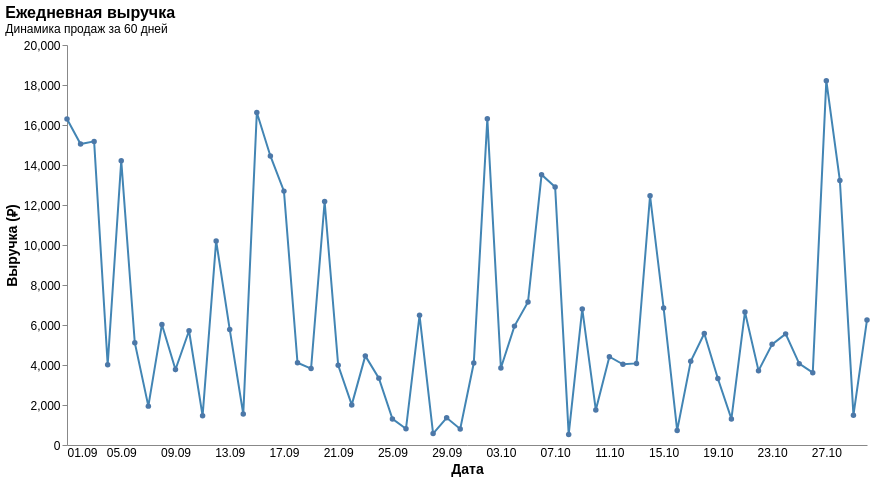

The notebook cell saved with this chart:
### Markdown cell above
Если необходимо настроить внешний вид, стилизовать элементы, добавить интерактивность или подготовить визуализацию для публикации, одной строки недостаточно.

Такие задачи требуют более глубокого взаимодействия с *API Altair*. В следующем примере построим линейный график с множеством настроек:
- формат даты на оси X,
- стиль линии и точек,
- всплывающие подсказки,
- отключение сетки и засечек,
- размеры, заголовки, шрифты.

Пример:

### Code cell
chart = alt.Chart(df)\
    .mark_line(                                   # Указываем тип графика — линия
        point=True,                               # Показывать точки на линии (для наглядности)
        strokeWidth=2,                            # Толщина линии (в пикселях)
        color='#4285b4'                           # Цвет линии (можно задать и в encode)
    )\
    .encode(
        x=alt.X(                                  # Настройка оси X
            "date:T",                             # Поле 'date' как временная метка (T = Temporal)
            title="Дата",                         # Подпись оси X
            axis=alt.Axis(                        # Настройка внешнего вида оси
                format='%d.%m',                   # Формат отображения даты (например: "01.09")
                labelAngle=0,                     # Угол наклона подписей (для компактности)
                ticks=False                       # Убираем засечки на оси X
            )
        ),
        y=alt.Y(                                  # Настройка оси Y
            "revenue:Q",                          # Поле 'revenue' как количественное (Q = Quantitative)
            title="Выручка (₽)",                  # Подпись оси Y
            scale=alt.Scale(                      # Настройка шкалы (например, диапазон)
                zero=False                        # Не привязывать ось Y к 0 (для лучшего масштаба)
            )
        ),
        tooltip=[                                                    # Всплывающая подсказка при наведении
            alt.Tooltip("date:T", title="Дата"),                     # Отображать дату
            alt.Tooltip("revenue:Q", title="Выручка", format=".2f")  # Выручка с 2 знаками после запятой
        ]
    )\
    .properties(                                                     # Свойства всего графика
        title={                                                      # Настройка заголовка
            "text": ["Ежедневная выручка"],                          # Текст заголовка (можно массивом для многострочности)
            "subtitle": "Динамика продаж за 60 дней",                # Подзаголовок
            "anchor": "start"                                        # Выравнивание заголовка по левому краю
        },
        width=800,                                # Ширина графика (в пикселях)
        height=400                                # Высота графика (в пикселях)
    )\
    .configure_axis(                             # Настройка стиля осей
        labelFontSize=12,                        # Размер шрифта подписей осей
        titleFontSize=14,                        # Размер шрифта названий осей
        grid=False                               # Отключить сетку
    )\
    .configure_title(                            # Настройка стиля заголовка
        fontSize=16,                             # Размер шрифта заголовка
        anchor='start'                           # Выравнивание заголовка
    )\
    .configure_view(                              # Настройка внешнего вида области графика
        stroke=None                               # Убираем рамку (границу) вокруг всего графика
    )

# Отображение графика
chart.show()

### Figure 1 — Vega-Lite specification as saved in the notebook (floating-point values rounded to 4 significant figures)
{"config": {"view": {"continuousWidth": 300, "continuousHeight": 300, "stroke": null}, "axis": {"grid": false, "labelFontSize": 12, "titleFontSize": 14}, "title": {"anchor": "start", "fontSize": 16}}, "data": {"name": "data-72f16699f2a63b25b4313d7a7f8b1760"}, "mark": {"type": "line", "color": "#4285b4", "point": true, "strokeWidth": 2}, "encoding": {"tooltip": [{"field": "date", "title": "Дата", "type": "temporal"}, {"field": "revenue", "format": ".2f", "title": "Выручка", "type": "quantitative"}], "x": {"axis": {"format": "%d.%m", "labelAngle": 0, "ticks": false}, "field": "date", "title": "Дата", "type": "temporal"}, "y": {"field": "revenue", "scale": {"zero": false}, "title": "Выручка (₽)", "type": "quantitative"}}, "height": 400, "title": {"text": ["Ежедневная выручка"], "subtitle": "Динамика продаж за 60 дней", "anchor": "start"}, "width": 800, "$schema": "https://vega.github.io/schema/vega-lite/v5.20.1.json", "datasets": {"data-72f16699f2a63b25b4313d7a7f8b1760": [{"date": "2025-09-01T00:00:00", "category": "Electronics", "price": 281.0, "units_sold": 58, "revenue": 16300.0}, {"date": "2025-09-02T00:00:00", "category": "Electronics", "price": 307.1, "units_sold": 49, "revenue": 15050.0}, {"date": "2025-09-03T00:00:00", "category": "Electronics", "price": 303.6, "units_sold": 50, "revenue": 15180.0}, {"date": "2025-09-04T00:00:00", "category": "Clothing", "price": 80.21, "units_sold": 50, "revenue": 4011.0}, {"date": "2025-09-05T00:00:00", "category": "Electronics", "price": 302.4, "units_sold": 47, "revenue": 14220.0}, {"date": "2025-09-06T00:00:00", "category": "Home", "price": 108.8, "units_sold": 47, "revenue": 5114.0}, {"date": "2025-09-07T00:00:00", "category": "Books", "price": 37.38, "units_sold": 52, "revenue": 1944.0}, {"date": "2025-09-08T00:00:00", "category": "Home", "price": 113.6, "units_sold": 53, "revenue": 6021.0}, {"date": "2025-09-09T00:00:00", "category": "Clothing", "price": 68.61, "units_sold": 55, "revenue": 3774.0}, {"date": "2025-09-10T00:00:00", "category": "Home", "price": 103.9, "units_sold": 55, "revenue": 5713.0}, {"date": "2025-09-11T00:00:00", "category": "Books", "price": 29.15, "units_sold": 50, "revenue": 1457.0}, {"date": "2025-09-12T00:00:00", "category": "Electronics", "price": 318.9, "units_sold": 32, "revenue": 10210.0}, {"date": "2025-09-13T00:00:00", "category": "Home", "price": 103.2, "units_sold": 56, "revenue": 5777.0}, {"date": "2025-09-14T00:00:00", "category": "Books", "price": 28.09, "units_sold": 55, "revenue": 1545.0}, {"date": "2025-09-15T00:00:00", "category": "Electronics", "price": 281.8, "units_sold": 59, "revenue": 16630.0}, {"date": "2025-09-16T00:00:00", "category": "Electronics", "price": 314.2, "units_sold": 46, "revenue": 14450.0}, {"date": "2025-09-17T00:00:00", "category": "Electronics", "price": 295.2, "units_sold": 43, "revenue": 12690.0}, {"date": "2025-09-18T00:00:00", "category": "Clothing", "price": 74.81, "units_sold": 55, "revenue": 4114.0}, {"date": "2025-09-19T00:00:00", "category": "Clothing", "price": 86.81, "units_sold": 44, "revenue": 3820.0}, {"date": "2025-09-20T00:00:00", "category": "Electronics", "price": 304.4, "units_sold": 40, "revenue": 12170.0}, {"date": "2025-09-21T00:00:00", "category": "Clothing", "price": 81.37, "units_sold": 49, "revenue": 3987.0}, {"date": "2025-09-22T00:00:00", "category": "Books", "price": 44.58, "units_sold": 45, "revenue": 2006.0}, {"date": "2025-09-23T00:00:00", "category": "Clothing", "price": 87.38, "units_sold": 51, "revenue": 4457.0}, {"date": "2025-09-24T00:00:00", "category": "Clothing", "price": 92.87, "units_sold": 36, "revenue": 3343.0}, {"date": "2025-09-25T00:00:00", "category": "Books", "price": 21.05, "units_sold": 62, "revenue": 1305.0}, {"date": "2025-09-26T00:00:00", "category": "Books", "price": 13.51, "units_sold": 60, "revenue": 810.3}, {"date": "2025-09-27T00:00:00", "category": "Home", "price": 115.8, "units_sold": 56, "revenue": 6486.0}, {"date": "2025-09-28T00:00:00", "category": "Books", "price": 10.59, "units_sold": 54, "revenue": 571.6}, {"date": "2025-09-29T00:00:00", "category": "Books", "price": 34.88, "units_sold": 39, "revenue": 1360.0}, {"date": "2025-09-30T00:00:00", "category": "Books", "price": 13.77, "units_sold": 58, "revenue": 798.8}, {"date": "2025-10-01T00:00:00", "category": "Clothing", "price": 80.38, "units_sold": 51, "revenue": 4099.0}, {"date": "2025-10-02T00:00:00", "category": "Electronics", "price": 286.1, "units_sold": 57, "revenue": 16310.0}, {"date": "2025-10-03T00:00:00", "category": "Clothing", "price": 91.68, "units_sold": 42, "revenue": 3851.0}, {"date": "2025-10-04T00:00:00", "category": "Home", "price": 123.8, "units_sold": 48, "revenue": 5944.0}, {"date": "2025-10-05T00:00:00", "category": "Home", "price": 121.2, "units_sold": 59, "revenue": 7149.0}, {"date": "2025-10-06T00:00:00", "category": "Electronics", "price": 307.2, "units_sold": 44, "revenue": 13520.0}, {"date": "2025-10-07T00:00:00", "category": "Electronics", "price": 307.3, "units_sold": 42, "revenue": 12910.0}, {"date": "2025-10-08T00:00:00", "category": "Books", "price": 9.46, "units_sold": 56, "revenue": 529.9}, {"date": "2025-10-09T00:00:00", "category": "Home", "price": 106.3, "units_sold": 64, "revenue": 6805.0}, {"date": "2025-10-10T00:00:00", "category": "Books", "price": 43.88, "units_sold": 40, "revenue": 1755.0}, {"date": "2025-10-11T00:00:00", "category": "Clothing", "price": 80.31, "units_sold": 55, "revenue": 4417.0}, {"date": "2025-10-12T00:00:00", "category": "Clothing", "price": 66.11, "units_sold": 61, "revenue": 4033.0}, {"date": "2025-10-13T00:00:00", "category": "Clothing", "price": 81.58, "units_sold": 50, "revenue": 4079.0}, {"date": "2025-10-14T00:00:00", "category": "Electronics", "price": 304.0, "units_sold": 41, "revenue": 12460.0}, {"date": "2025-10-15T00:00:00", "category": "Home", "price": 100.8, "units_sold": 68, "revenue": 6853.0}, {"date": "2025-10-16T00:00:00", "category": "Books", "price": 14.58, "units_sold": 50, "revenue": 728.9}, {"date": "2025-10-17T00:00:00", "category": "Clothing", "price": 95.12, "units_sold": 44, "revenue": 4185.0}, {"date": "2025-10-18T00:00:00", "category": "Home", "price": 132.6, "units_sold": 42, "revenue": 5571.0}, {"date": "2025-10-19T00:00:00", "category": "Clothing", "price": 65.14, "units_sold": 51, "revenue": 3322.0}, {"date": "2025-10-20T00:00:00", "category": "Books", "price": 26.11, "units_sold": 50, "revenue": 1305.0}, {"date": "2025-10-21T00:00:00", "category": "Home", "price": 138.6, "units_sold": 48, "revenue": 6652.0}, {"date": "2025-10-22T00:00:00", "category": "Clothing", "price": 88.52, "units_sold": 42, "revenue": 3718.0}, {"date": "2025-10-23T00:00:00", "category": "Home", "price": 139.8, "units_sold": 36, "revenue": 5033.0}, {"date": "2025-10-24T00:00:00", "category": "Home", "price": 104.8, "units_sold": 53, "revenue": 5557.0}, {"date": "2025-10-25T00:00:00", "category": "Clothing", "price": 62.56, "units_sold": 65, "revenue": 4066.0}, {"date": "2025-10-26T00:00:00", "category": "Clothing", "price": 60.29, "units_sold": 60, "revenue": 3617.0}, {"date": "2025-10-27T00:00:00", "category": "Electronics", "price": 289.2, "units_sold": 63, "revenue": 18220.0}, {"date": "2025-10-28T00:00:00", "category": "Electronics", "price": 300.6, "units_sold": 44, "revenue": 13220.0}, {"date": "2025-10-29T00:00:00", "category": "Books", "price": 31.76, "units_sold": 47, "revenue": 1493.0}, {"date": "2025-10-30T00:00:00", "category": "Home", "price": 109.7, "units_sold": 57, "revenue": 6254.0}]}}
